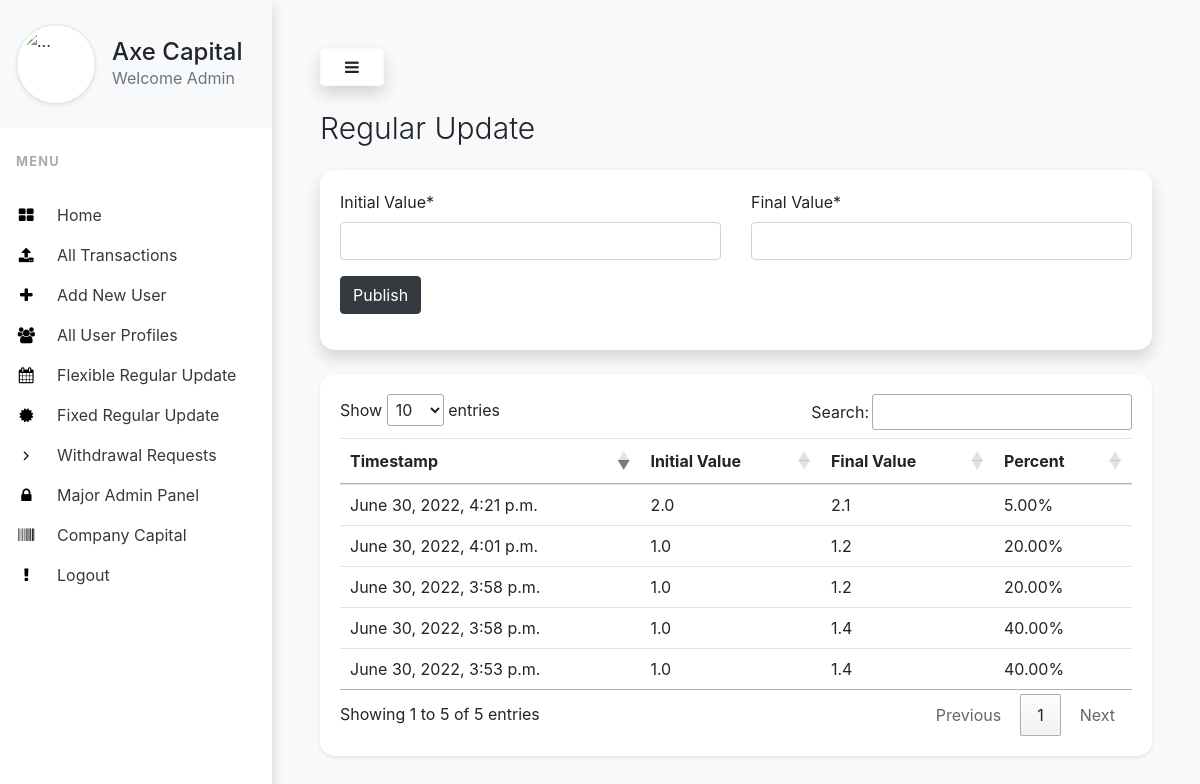
Before: /regular-update/ (signed in) with the older database file.
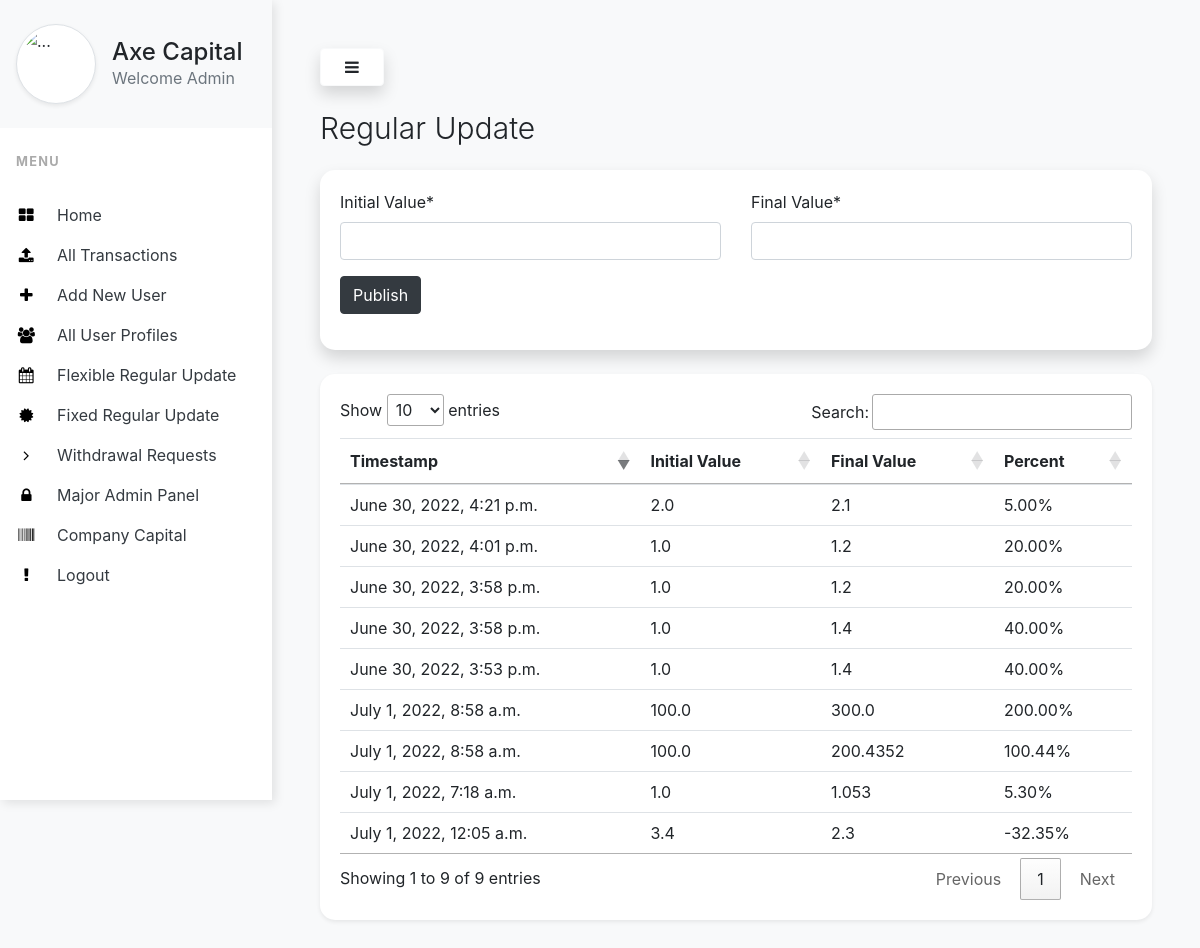
After: the same page with the newer database file.
### myapp/models.py (models this page shows, shortened)
class RegularUpdate(models.Model):
    initial_value = models.FloatField()
    final_value = models.FloatField()
    transaction_date_time = models.DateTimeField(auto_now_add=True)
    percent = models.FloatField(null=True, blank=True)

### myapp/views.py (the view, shortened to what this page needs)
# urls.py: path('regular-update/', views.regular_update, name='regular_update'),
@login_required
def regular_update(request):
    reg_update = RegularUpdate.objects.all()
    form = RegularUpdateForm()
    return render(request,'admin-templates/regular-update.html',{'form':form,'reg_update':reg_update})

### myapp/forms.py
class RegularUpdateForm(forms.ModelForm):
    class Meta:
        model = RegularUpdate
        fields = ('initial_value','final_value')
        labels = {
            'initial_value': 'Initial Value',
            'final_value': 'Final Value',
        }

### templates/admin-templates/regular-update.html (shortened to what this page needs)
{% extends 'admin-templates/base.html' %}
{% load static %}
{% load crispy_forms_filters %}
{% load crispy_forms_tags %}
{% block content %}
        <h3 class="display-4" style="color:#212529; font-size:30px !important">Regular Update</h3>
        <div class="card shadow my-4" style="border: 0 !important;border-radius:15px">
            <div class="card-body ">
                <form method="post" enctype="multipart/form-data">
                    <div class="row">
                        <div class="col-md-6 mb-0">
                            {{ form.initial_value|as_crispy_field }}
                        </div>
                        <div class="col-md-6 mb-0">
                            {{ form.final_value|as_crispy_field }}
                        </div>
                    </div>
                    <div class="form-group">
                        <input type="submit" value="Publish" class="btn btn-dark">
                    </div>
                </form>
            </div>
        </div>
        <div class="card shadow-sm mt-4" style="border: 0 !important;border-radius:15px">
            <div class="card-body ">
                <div class="table-responsive">
                    <table class="table table-sm" id="transTable">
                        <thead>
                            <tr>
                                <th scope="col">Timestamp</th>
                                <th scope="col">Initial Value</th>
                                <th scope="col">Final Value</th>
                                <th scope="col">Percent</th>
                            </tr>
                        </thead>
                        <tbody>
                            {% for i in reg_update %}
                            <tr>
                                <td>{{i.transaction_date_time}}</td>
                                <td>{{i.initial_value}}</td>
                                <td>{{i.final_value}}</td>
                                <td>{{i.percent|floatformat:2}}%</td>
                            </tr>
                            {% endfor %}
                        </tbody>
                    </table>
                </div>
            </div>
        </div>
{% endblock content %}

Changed rows visible on the page:
added RegularUpdate: transaction_date_time "July 1, 2022, 12:05 a.m.", initial_value "3.4", final_value "2.3", percent "-32.35"
added RegularUpdate: transaction_date_time "July 1, 2022, 7:18 a.m.", initial_value "1.0", final_value "1.053", percent "5.30"
added RegularUpdate: transaction_date_time "July 1, 2022, 8:58 a.m.", initial_value "100.0", final_value "300.0", percent "200.00"
added RegularUpdate: transaction_date_time "July 1, 2022, 8:58 a.m.", initial_value "100.0", final_value "200.4352", percent "100.44"
Other visible differences:
text written by a page script: "Show entries Search: Showing 1 to 5 of 5 entries Previous 1 Next" → "Show entries Search: Showing 1 to 9 of 9 entries Previous 1 Next"
